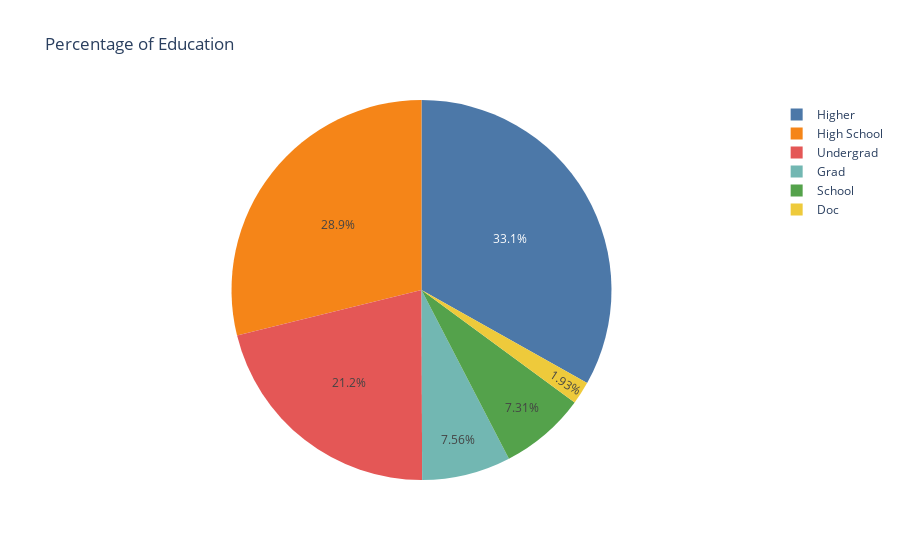

Notebook cell for this chart:
### Markdown cell above
## plotly

### Code cell
px.pie(data, values='educational-num',names='education',title='Percentage of Education',
            color_discrete_sequence=px.colors.qualitative.T10)

### Figure 1 — Plotly figure (JSON) as saved in the notebook; plotly's stock layout.template omitted (floating-point values rounded to 4 significant figures; data arrays with more than 128 entries replaced by an {"elided": "..."} marker saying what was removed)
{"data": [{"domain": {"x": [0, 1], "y": [0, 1]}, "hovertemplate": "education=%{label}<br>educational-num=%{value}<extra></extra>", "labels": {"elided": "48842 str values"}, "legendgroup": "", "name": "", "showlegend": true, "type": "pie", "values": {"elided": "48842 int values"}}], "layout": {"legend": {"tracegroupgap": 0}, "piecolorway": ["#4C78A8", "#F58518", "#E45756", "#72B7B2", "#54A24B", "#EECA3B", "#B279A2", "#FF9DA6", "#9D755D", "#BAB0AC"], "title": {"text": "Percentage of Education"}}}
